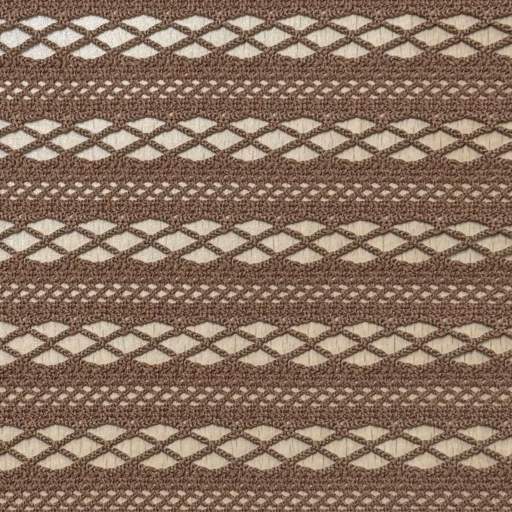
#> input picture aligned_1024ver/pattern01.jpg, 1024 x 1024 px (shown at 1/2 size); its folder holds only this picture in this run
$ python candidate_report.py
#> lines starting #> are read from the running program, lines starting #| are printed output that depends on the picture
#> in main, image is the input picture: PIL image 1024x1024 RGB; mean R, G, B 137.3, 113.4, 96.2
"""Export local ZNCC peaks for the fabric images without changing selection."""

from __future__ import annotations

import csv
import math
from pathlib import Path

import numpy as np
from PIL import Image, ImageFilter


SOURCE = Path(__file__).parent / "aligned_1024ver"
OUTPUT = Path(__file__).parent / "candidate_report.csv"
# Approximate targets explicitly identified in the conversation.
TARGETS = {
    ("pattern04", "y"): 240,
    ("pattern07", "y"): 268,
    ("pattern13", "x"): 86,
    ("pattern16", "y"): 102,
}


def rows_for_axis(image: Image.Image, image_name: str, axis: int):
#> called with image_name = 'pattern01', axis = 1
    original_length = image.size[0 if axis == 1 else 1]
    scale = min(1.0, 1024 / max(image.size))
    size = (round(image.width * scale), round(image.height * scale))
    gray = image.convert("L")
    if size != image.size:
        gray = gray.resize(size, Image.Resampling.LANCZOS)
    gray = gray.filter(ImageFilter.GaussianBlur(max(size) / 256))
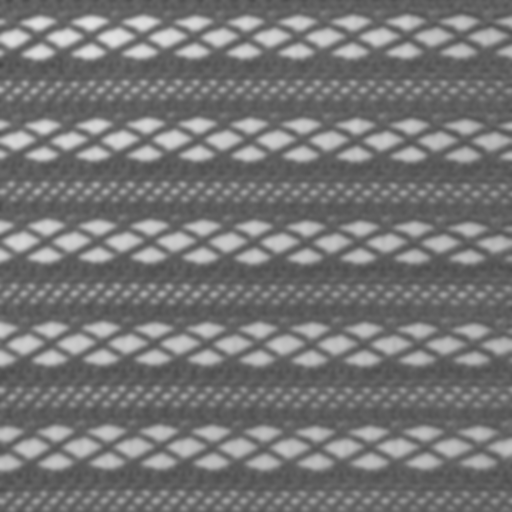
#> gray: PIL image 1024x1024 L (shown at 1/2 size); min 69, max 228, mean 118.6
    array = np.asarray(gray, dtype=np.float32) / 255
    length = array.shape[axis]
    lo = max(1, math.ceil(length / 100))
    hi = min(length - 1, math.floor(length / 3))
    if hi <= lo or float(np.var(array)) < 0.0001:
        return []

    scores = np.full(hi + 1, np.nan, dtype=np.float32)
    for shift in range(lo, hi + 1):
        a, b = ((array[:, shift:], array[:, :-shift]) if axis == 1
                else (array[shift:, :], array[:-shift, :]))
        a = a - a.mean()
        b = b - b.mean()
        denom = float(np.sqrt(np.mean(a * a) * np.mean(b * b)))
        if denom > 1e-6:
            scores[shift] = float(np.mean(a * b) / denom)
#> this loop made 331 passes
#> denom on passes 1 to 3: 0.0166, 0.0166, 0.0166
#> pass 1, in rows_for_axis, `b = b - b.mean()`:
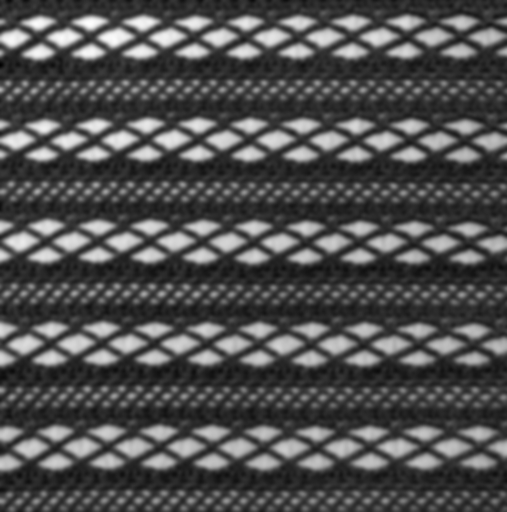
#> b: shape (1024, 1013) float32 (shown at 1/2 size); min -0.195, max 0.429, mean -4.06e-08; drawn with min black and max white
#> after the loop:
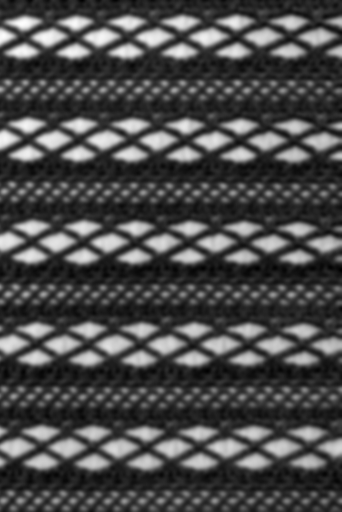
#> a: shape (1024, 683) float32 (shown at 1/2 size); min -0.161, max 0.392, mean 8.79e-09; drawn with min black and max white
#> after the loop:
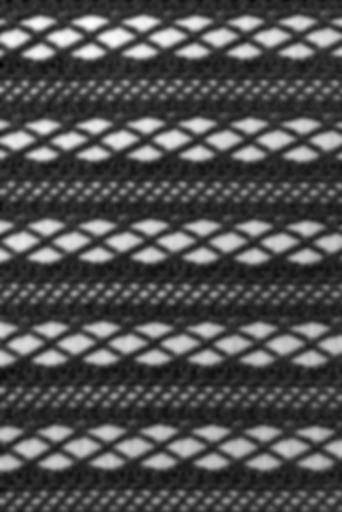
#> b: shape (1024, 683) float32 (shown at 1/2 size); min -0.201, max 0.423, mean 4.29e-08; drawn with min black and max white
    finite = scores[lo:hi + 1]
#> finite = 331 values, max 0.975 at index 94, min 0.109 at index 42, mean 0.489
    if not np.isfinite(finite).any():
        return []

    median = float(np.nanmedian(finite))
#> median = 0.454
    best = float(np.nanmax(finite))
#> best = 0.975
    absolute = 0.45
    median_based = 1 - (1 - median) * 0.58
#> median_based = 0.683
    best_based = best - 0.01
#> best_based = 0.965
    threshold = max(absolute, median_based, best_based)
#> threshold = 0.965
    axis_name = "x" if axis == 1 else "y"
    target = TARGETS.get((image_name, axis_name))
    rejected_axis = median > 0.995 or best < max(absolute, median_based)
#> rejected_axis = False

    peaks = [d for d in range(lo + 1, hi)
             if scores[d] >= scores[d - 1] and scores[d] >= scores[d + 1]]
#> peaks = [105, 210, 315]
    accepted = [d for d in peaks if scores[d] >= threshold] if not rejected_axis else []
#> accepted = [105]
    chosen = min(accepted) if accepted else (int(np.nanargmax(finite)) + lo if not rejected_axis else None)
#> chosen = 105
    rows = []
    for shift in peaks:
        score = float(scores[shift])
        rows.append({
            "image": image_name, "axis": axis_name,
            "period_px": round(shift * original_length / length, 1),
            "zncc": round(score, 6), "median": round(median, 6),
            "best": round(best, 6), "absolute_threshold": absolute,
            "median_threshold": round(median_based, 6),
            "best_threshold": round(best_based, 6),
            "effective_threshold": round(threshold, 6),
            "margin_to_threshold": round(score - threshold, 6),
            "passes": bool(not rejected_axis and score >= threshold),
            "selected": shift == chosen,
            "user_target_px_approx": target if target is not None else "",
        })
#> this loop made 3 passes
#> (shift, score) on passes 1 to 3: (105, 0.975), (210, 0.944), (315, 0.921)
#> after the loop, rows = 3 items
    return rows


def main():
    rows = []
    for path in sorted(SOURCE.glob("pattern*.jpg")):
        with Image.open(path) as image:
            rows.extend(rows_for_axis(image, path.stem, 1))
            rows.extend(rows_for_axis(image, path.stem, 0))
#> call 2 of rows_for_axis, with image_name = 'pattern01', axis = 0
#> the loop in rows_for_axis (call 2), `for shift in range(lo, hi + 1):` made 331 passes
#> denom on passes 1 to 3: 0.0167, 0.0167, 0.0167
#> pass 1, in rows_for_axis (call 2), `b = b - b.mean()`:
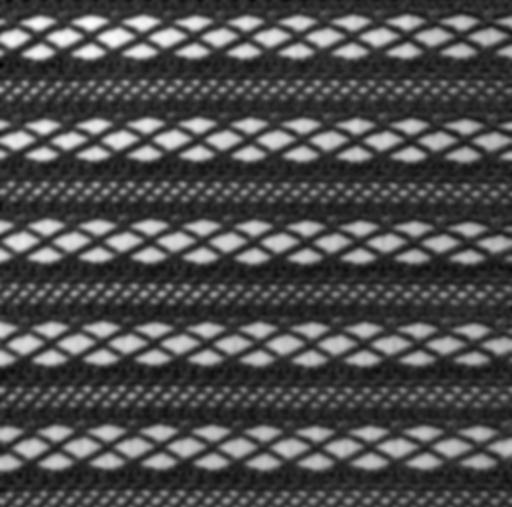
#> b: shape (1013, 1024) float32 (shown at 1/2 size); min -0.195, max 0.429, mean -6.56e-08; drawn with min black and max white
#> after the loop in rows_for_axis (call 2), `for shift in range(lo, hi + 1):`:
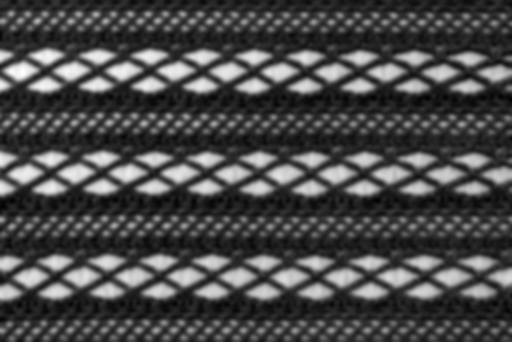
#> a: shape (683, 1024) float32 (shown at 1/2 size); min -0.159, max 0.386, mean 1.61e-08; drawn with min black and max white
#> after the loop in rows_for_axis (call 2), `for shift in range(lo, hi + 1):`:
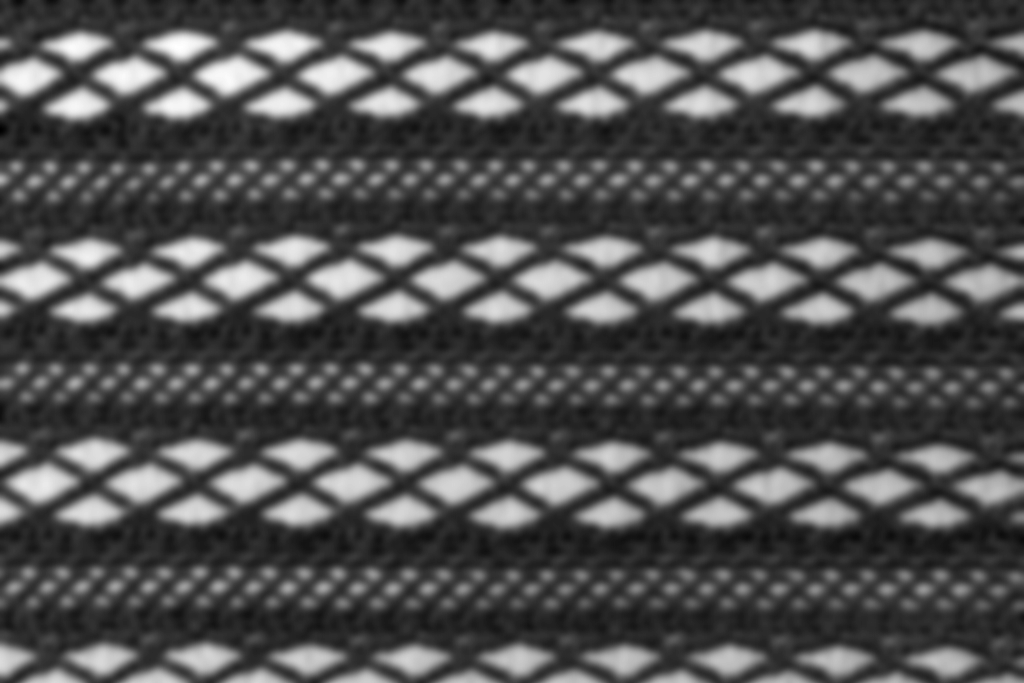
#> b: shape (683, 1024) float32; min -0.197, max 0.426, mean -3.81e-08; drawn with min black and max white
#> in rows_for_axis (call 2), `finite = scores[lo:hi + 1]`: finite = 331 values, max 0.833 at index 195, min -0.226 at index 236, mean -0.0171
#> in rows_for_axis (call 2), `median = float(np.nanmedian(finite))`: median = -0.0969
#> in rows_for_axis (call 2), `best = float(np.nanmax(finite))`: best = 0.833
#> in rows_for_axis (call 2), `median_based = 1 - (1 - median) * 0.58`: median_based = 0.364
#> in rows_for_axis (call 2), `best_based = best - 0.01`: best_based = 0.823
#> in rows_for_axis (call 2), `peaks = [d for d in range(lo + 1, hi) if scores[d] >= scores[d - 1] an..`: peaks = [62, 143, 206, 267]
#> in rows_for_axis (call 2), `accepted = [d for d in peaks if scores[d] >= threshold] if not rejecte..`: accepted = [206]
#> in rows_for_axis (call 2), `chosen = min(accepted) if accepted else (int(np.nanargmax(finite)) + l..`: chosen = 206
#> the loop in rows_for_axis (call 2), `for shift in peaks:` made 4 passes
#> (shift, score) on passes 1 to 4: (62, 0.0402), (143, 0.0189), (206, 0.833), (267, 0.0247)
#> after the loop in rows_for_axis (call 2), `for shift in peaks:`: rows = 4 items
    fields = ["image", "axis", "period_px", "zncc", "median", "best",
              "absolute_threshold", "median_threshold", "best_threshold",
              "effective_threshold", "margin_to_threshold", "passes",
              "selected", "user_target_px_approx"]
    with OUTPUT.open("w", newline="", encoding="utf-8-sig") as handle:
        writer = csv.DictWriter(handle, fieldnames=fields)
        writer.writeheader()
        writer.writerows(rows)
    print(f"{OUTPUT} ({len(rows)} local peaks)")
#| candidate_report.csv (7 local peaks)
    for row in rows:
        if row["user_target_px_approx"] != "" and abs(row["period_px"] - row["user_target_px_approx"]) <= 3:
            print(row["image"], row["axis"], "target", row["period_px"],
                  "ZNCC", row["zncc"], "passes", row["passes"])
#> this loop made 7 passes


if __name__ == "__main__":
    main()

$ run again, on aligned_1024ver/pattern06.jpg
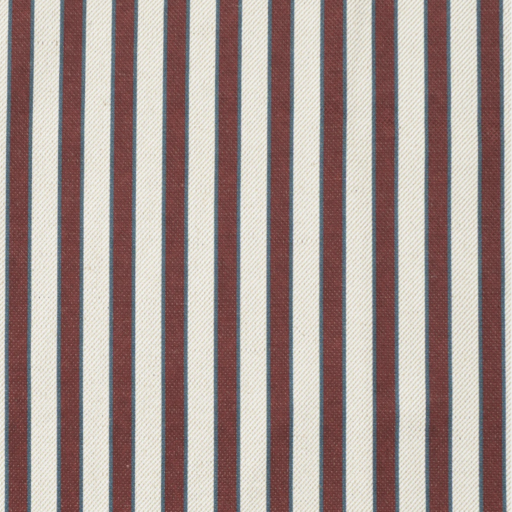
#> input picture aligned_1024ver/pattern06.jpg, 1024 x 1024 px (shown at 1/2 size)
#> in main, image is the input picture: PIL image 1024x1024 RGBA; mean R, G, B, A 165.6, 149.2, 145.3, 255
#> the loop in rows_for_axis, `for shift in range(lo, hi + 1):` made 331 passes
#> denom on passes 1 to 3: 0.0633, 0.0633, 0.0634
#> after the loop in rows_for_axis, `for shift in range(lo, hi + 1):`:
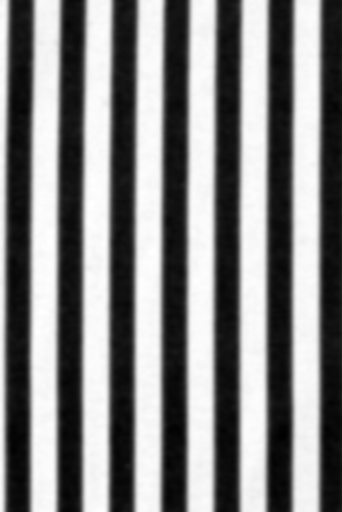
#> b: shape (1024, 683) float32 (shown at 1/2 size); min -0.318, max 0.301, mean 6.47e-08; drawn with min black and max white
#> finite = 331 values, max 0.996 at index 94, min -0.99 at index 41, mean 0.0169
#> median = 0.0527
#> best = 0.996
#> median_based = 0.451
#> best_based = 0.986
#> rejected_axis = False
#> peaks = [105, 210, 315]
#> chosen = 105
#> the loop in rows_for_axis, `for shift in peaks:` made 3 passes
#> (shift, score) on passes 1 to 3: (105, 0.996), (210, 0.992), (315, 0.987)
#> after the loop in rows_for_axis, `for shift in peaks:`: rows = 3 items
#> the loop in rows_for_axis (call 2), `for shift in range(lo, hi + 1):` made 331 passes
#> denom on passes 1 to 3: 0.0632, 0.0632, 0.0632
#> after the loop in rows_for_axis (call 2), `for shift in range(lo, hi + 1):`:
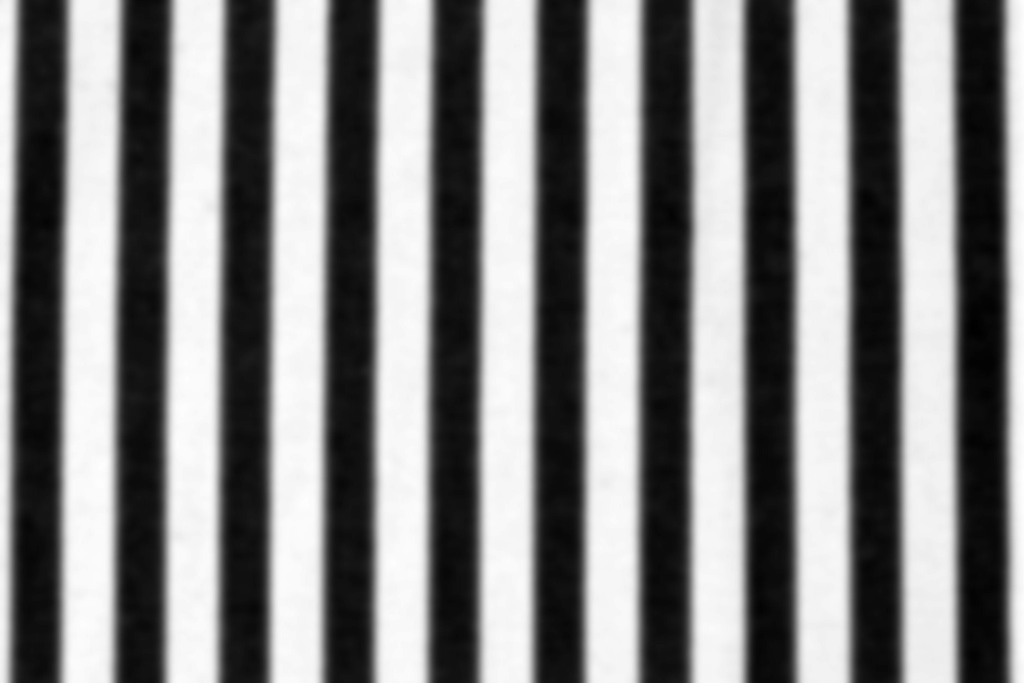
#> b: shape (683, 1024) float32; min -0.323, max 0.3, mean 8.21e-08; drawn with min black and max white
#> finite = 331 values, max 1 at index 0, min 0.989 at index 330, mean 0.995
#> median = 0.996
#> best = 1
#> median_based = 0.998
#> best_based = 0.99
#> threshold = 0.998
#> rejected_axis = True
#> peaks = []
#| candidate_report.csv (3 local peaks)
#> the loop in main, `for row in rows:` made 3 passes
